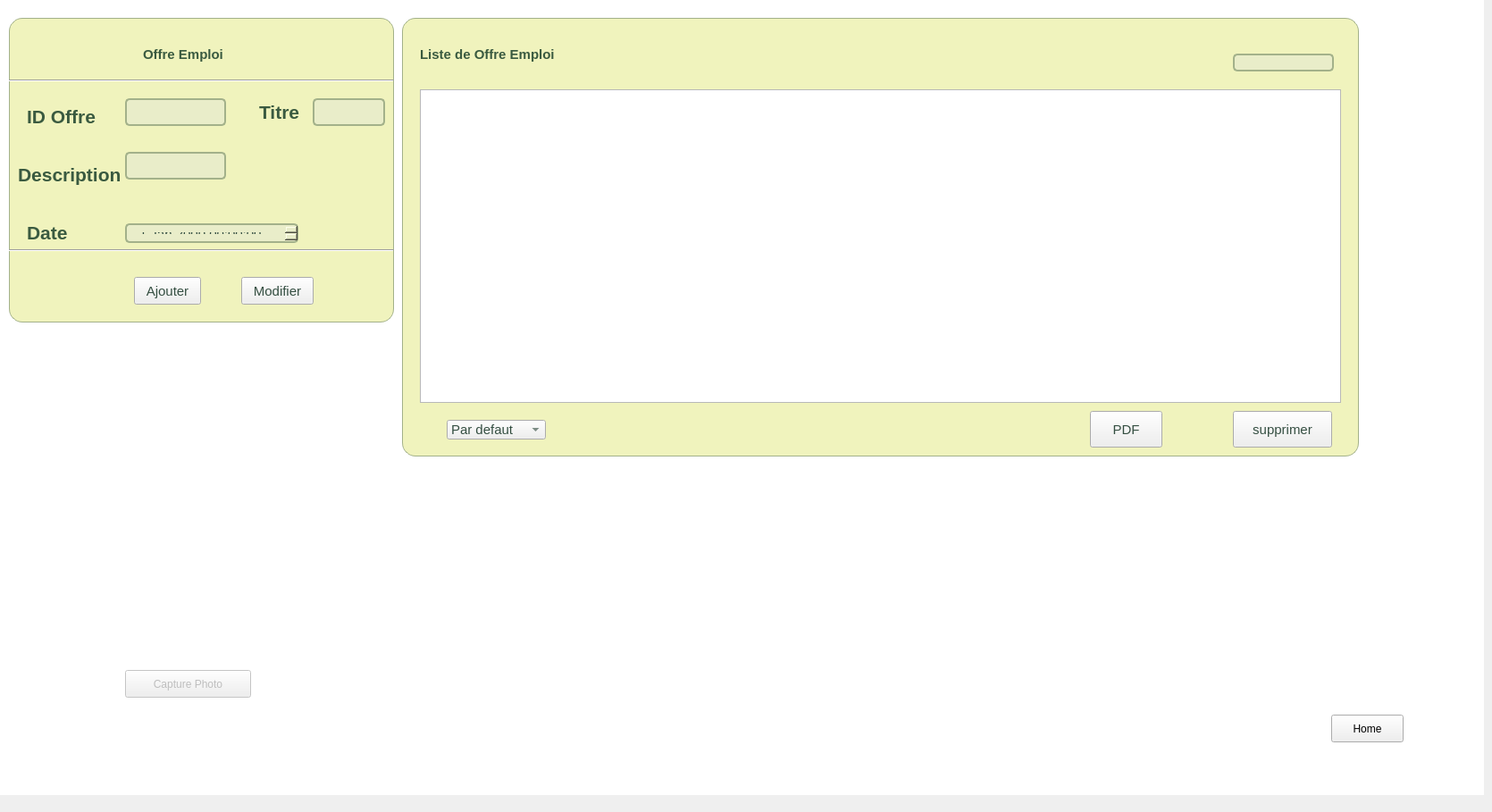
    <widget class="QWidget" name="page_4">
     <widget class="QPushButton" name="pushButton_9">
      <property name="geometry">
       <rect>
        <x>1490</x>
        <y>800</y>
        <width>81</width>
        <height>31</height>
       </rect>
      </property>
      <property name="styleSheet">
       <string notr="true"/>
      </property>
      <property name="text">
       <string>Home</string>
      </property>
     </widget>
     <widget class="QLabel" name="label_17">
      <property name="geometry">
       <rect>
        <x>0</x>
        <y>-10</y>
        <width>1661</width>
        <height>900</height>
       </rect>
      </property>
      <property name="styleSheet">
       <string notr="true">*{
background : white;
}</string>
      </property>
      <property name="text">
       <string/>
      </property>
      <property name="scaledContents">
       <bool>true</bool>
      </property>
     </widget>
     <widget class="QFrame" name="frame_16">
      <property name="geometry">
       <rect>
        <x>10</x>
        <y>20</y>
        <width>431</width>
        <height>341</height>
       </rect>
      </property>
      <property name="styleSheet">
       <string notr="true">* {
    font-family: 'Roboto', sans-serif;
    color: #344E41; /* Dark olive green */
    border-color: #A3B18A; /* Soft green */
    font-size: 15px;
}

#frame_16 {
    font-family: 'Roboto', sans-serif;
    border: 1px solid #A3B18A; /* Soft green border */
    border-radius: 15px;
    margin-top: 1em;
    background: #F0F3BD; /* Light lime background */
    box-shadow: 0 4px 6px rgba(0, 0, 0, 0.1);
    padding: 1.5em;
}

QFrame[frameShape=&quot;4&quot;],
QFrame[frameShape=&quot;5&quot;] {
    border: none;
    border-bottom: 2px solid #344E41; /* Dark olive green */
}

QComboButton {
    font-family: 'Roboto', sans-serif;
    background: #D9E2C3; /* Light green button */
    border: none;
    color: #344E41; /* Dark olive green text */
    padding: 5px 10px;
    border-radius: 5px;
    transition: background 0.3s ease;
}

QComboButton:hover {
    background: #A3B18A; /* Hover to soft green */
}

QLabel {
    background: transparent;
    color: #3A5A40; /* Olive text color */
    font-weight: 500;
}

QLineEdit {
    font-family: 'Roboto', sans-serif;
    background: #E9EDC9; /* Light green input background */
    border: 2px solid #A3B18A; /* Soft green border */
    border-radius: 5px;
    color: #344E41; /* Dark olive green text */
    padding: 8px 12px;
    transition: border-color 0.3s ease;
}

QLineEdit:focus {
    border-color: #3A5A40; /* Olive green focus */
    outline: none;
}

QDateTimeEdit {
    font-family: 'Roboto', sans-serif;
    background: #E9EDC9; /* Light green input background */
    border: 2px solid #A3B18A; /* Soft green border */
    border-radius: 5px;
    color: #344E41; /* Dark olive green text */
    padding: 8px 12px;
    transition: border-color 0.3s ease;
}

QDateTimeEdit:focus {
    border-color: #3A5A40; /* Olive green focus */
    outline: none;
}
</string>
      </property>
      <property name="frameShape">
       <enum>QFrame::StyledPanel</enum>
      </property>
      <property name="frameShadow">
       <enum>QFrame::Raised</enum>
      </property>
      <widget class="QLabel" name="label_65">
       <property name="geometry">
        <rect>
         <x>150</x>
         <y>0</y>
         <width>211</width>
         <height>81</height>
        </rect>
       </property>
       <property name="styleSheet">
        <string notr="true"/>
       </property>
       <property name="text">
        <string>Offre Emploi</string>
       </property>
      </widget>
      <widget class="Line" name="line_21">
       <property name="geometry">
        <rect>
         <x>0</x>
         <y>60</y>
         <width>431</width>
         <height>20</height>
        </rect>
       </property>
       <property name="palette">
        <palette>
         <active>
          <colorrole role="WindowText">
           <brush brushstyle="SolidPattern">
            <color alpha="255">
             <red>52</red>
             <green>78</green>
             <blue>65</blue>
            </color>
           </brush>
          </colorrole>
          <colorrole role="Text">
           <brush brushstyle="SolidPattern">
            <color alpha="255">
             <red>52</red>
             <green>78</green>
             <blue>65</blue>
            </color>
           </brush>
          </colorrole>
          <colorrole role="ButtonText">
           <brush brushstyle="SolidPattern">
            <color alpha="255">
             <red>52</red>
             <green>78</green>
             <blue>65</blue>
            </color>
           </brush>
          </colorrole>
          <colorrole role="PlaceholderText">
           <brush brushstyle="NoBrush">
            <color alpha="128">
             <red>52</red>
             <green>78</green>
             <blue>65</blue>
            </color>
           </brush>
          </colorrole>
         </active>
         <inactive>
          <colorrole role="WindowText">
           <brush brushstyle="SolidPattern">
            <color alpha="255">
             <red>52</red>
             <green>78</green>
             <blue>65</blue>
            </color>
           </brush>
          </colorrole>
          <colorrole role="Text">
           <brush brushstyle="SolidPattern">
            <color alpha="255">
             <red>52</red>
             <green>78</green>
             <blue>65</blue>
            </color>
           </brush>
          </colorrole>
          <colorrole role="ButtonText">
           <brush brushstyle="SolidPattern">
            <color alpha="255">
             <red>52</red>
             <green>78</green>
             <blue>65</blue>
            </color>
           </brush>
          </colorrole>
          <colorrole role="PlaceholderText">
           <brush brushstyle="NoBrush">
            <color alpha="128">
             <red>52</red>
             <green>78</green>
             <blue>65</blue>
            </color>
           </brush>
          </colorrole>
         </inactive>
         <disabled>
          <colorrole role="WindowText">
           <brush brushstyle="SolidPattern">
            <color alpha="255">
             <red>52</red>
             <green>78</green>
             <blue>65</blue>
            </color>
           </brush>
          </colorrole>
          <colorrole role="Text">
           <brush brushstyle="SolidPattern">
            <color alpha="255">
             <red>52</red>
             <green>78</green>
             <blue>65</blue>
            </color>
           </brush>
          </colorrole>
          <colorrole role="ButtonText">
           <brush brushstyle="SolidPattern">
            <color alpha="255">
             <red>52</red>
             <green>78</green>
             <blue>65</blue>
            </color>
           </brush>
          </colorrole>
          <colorrole role="PlaceholderText">
           <brush brushstyle="NoBrush">
            <color alpha="128">
             <red>52</red>
             <green>78</green>
             <blue>65</blue>
            </color>
           </brush>
          </colorrole>
         </disabled>
        </palette>
       </property>
       <property name="orientation">
        <enum>Qt::Horizontal</enum>
       </property>
      </widget>
      <widget class="Line" name="line_22">
       <property name="geometry">
        <rect>
         <x>0</x>
         <y>250</y>
         <width>431</width>
         <height>20</height>
        </rect>
       </property>
       <property name="palette">
        <palette>
         <active>
          <colorrole role="WindowText">
           <brush brushstyle="SolidPattern">
            <color alpha="255">
             <red>52</red>
             <green>78</green>
             <blue>65</blue>
            </color>
           </brush>
          </colorrole>
          <colorrole role="Text">
           <brush brushstyle="SolidPattern">
            <color alpha="255">
             <red>52</red>
             <green>78</green>
             <blue>65</blue>
            </color>
           </brush>
          </colorrole>
          <colorrole role="ButtonText">
           <brush brushstyle="SolidPattern">
            <color alpha="255">
             <red>52</red>
             <green>78</green>
             <blue>65</blue>
            </color>
           </brush>
          </colorrole>
          <colorrole role="PlaceholderText">
           <brush brushstyle="NoBrush">
            <color alpha="128">
             <red>52</red>
             <green>78</green>
             <blue>65</blue>
            </color>
           </brush>
          </colorrole>
         </active>
         <inactive>
          <colorrole role="WindowText">
           <brush brushstyle="SolidPattern">
            <color alpha="255">
             <red>52</red>
             <green>78</green>
             <blue>65</blue>
            </color>
           </brush>
          </colorrole>
          <colorrole role="Text">
           <brush brushstyle="SolidPattern">
            <color alpha="255">
             <red>52</red>
             <green>78</green>
             <blue>65</blue>
            </color>
           </brush>
          </colorrole>
          <colorrole role="ButtonText">
           <brush brushstyle="SolidPattern">
            <color alpha="255">
             <red>52</red>
             <green>78</green>
             <blue>65</blue>
            </color>
           </brush>
          </colorrole>
          <colorrole role="PlaceholderText">
           <brush brushstyle="NoBrush">
            <color alpha="128">
             <red>52</red>
             <green>78</green>
             <blue>65</blue>
            </color>
           </brush>
          </colorrole>
         </inactive>
         <disabled>
          <colorrole role="WindowText">
           <brush brushstyle="SolidPattern">
            <color alpha="255">
             <red>52</red>
             <green>78</green>
             <blue>65</blue>
            </color>
           </brush>
          </colorrole>
          <colorrole role="Text">
           <brush brushstyle="SolidPattern">
            <color alpha="255">
             <red>52</red>
             <green>78</green>
             <blue>65</blue>
            </color>
           </brush>
          </colorrole>
          <colorrole role="ButtonText">
           <brush brushstyle="SolidPattern">
            <color alpha="255">
             <red>52</red>
             <green>78</green>
             <blue>65</blue>
            </color>
           </brush>
          </colorrole>
          <colorrole role="PlaceholderText">
           <brush brushstyle="NoBrush">
            <color alpha="128">
             <red>52</red>
             <green>78</green>
             <blue>65</blue>
            </color>
           </brush>
          </colorrole>
         </disabled>
        </palette>
       </property>
       <property name="styleSheet">
        <string notr="true">QFrame[frameShape=&quot;4&quot;] /* QFrame::HLine == 0x0004 */
{
    color: red;
}</string>
       </property>
       <property name="frameShadow">
        <enum>QFrame::Sunken</enum>
       </property>
       <property name="orientation">
        <enum>Qt::Horizontal</enum>
       </property>
      </widget>
      <widget class="QLabel" name="label_14">
       <property name="geometry">
        <rect>
         <x>280</x>
         <y>80</y>
         <width>61</width>
         <height>51</height>
        </rect>
       </property>
       <property name="text">
        <string>&lt;html&gt;&lt;head/&gt;&lt;body&gt;&lt;p&gt;&lt;span style=&quot; font-size:16pt;&quot;&gt;Titre&lt;/span&gt;&lt;/p&gt;&lt;/body&gt;&lt;/html&gt;</string>
       </property>
      </widget>
      <widget class="QLineEdit" name="le_descrpition">
       <property name="geometry">
        <rect>
         <x>130</x>
         <y>150</y>
         <width>113</width>
         <height>31</height>
        </rect>
       </property>
       <property name="text">
        <string/>
       </property>
      </widget>
      <widget class="QLabel" name="label_16">
       <property name="geometry">
        <rect>
         <x>10</x>
         <y>150</y>
         <width>121</width>
         <height>51</height>
        </rect>
       </property>
       <property name="text">
        <string>&lt;html&gt;&lt;head/&gt;&lt;body&gt;&lt;p&gt;&lt;span style=&quot; font-size:16pt;&quot;&gt;Description&lt;/span&gt;&lt;/p&gt;&lt;/body&gt;&lt;/html&gt;</string>
       </property>
      </widget>
      <widget class="QLineEdit" name="le_id_offre">
       <property name="geometry">
        <rect>
         <x>130</x>
         <y>90</y>
         <width>113</width>
         <height>31</height>
        </rect>
       </property>
       <property name="text">
        <string/>
       </property>
      </widget>
      <widget class="QLabel" name="label_15">
       <property name="geometry">
        <rect>
         <x>20</x>
         <y>220</y>
         <width>71</width>
         <height>41</height>
        </rect>
       </property>
       <property name="text">
        <string>&lt;html&gt;&lt;head/&gt;&lt;body&gt;&lt;p&gt;&lt;span style=&quot; font-size:16pt;&quot;&gt;Date &lt;/span&gt;&lt;/p&gt;&lt;/body&gt;&lt;/html&gt;</string>
       </property>
      </widget>
      <widget class="QDateTimeEdit" name="dateTimeEdit">
       <property name="geometry">
        <rect>
         <x>130</x>
         <y>230</y>
         <width>194</width>
         <height>22</height>
        </rect>
       </property>
      </widget>
      <widget class="QLineEdit" name="le_titre">
       <property name="geometry">
        <rect>
         <x>340</x>
         <y>90</y>
         <width>81</width>
         <height>31</height>
        </rect>
       </property>
       <property name="text">
        <string/>
       </property>
      </widget>
      <widget class="QLabel" name="label_8">
       <property name="geometry">
        <rect>
         <x>20</x>
         <y>90</y>
         <width>81</width>
         <height>41</height>
        </rect>
       </property>
       <property name="text">
        <string>&lt;html&gt;&lt;head/&gt;&lt;body&gt;&lt;p&gt;&lt;span style=&quot; font-size:16pt;&quot;&gt;ID Offre&lt;/span&gt;&lt;/p&gt;&lt;/body&gt;&lt;/html&gt;</string>
       </property>
      </widget>
      <widget class="QPushButton" name="pb_ajouter_2">
       <property name="geometry">
        <rect>
         <x>140</x>
         <y>290</y>
         <width>75</width>
         <height>31</height>
        </rect>
       </property>
       <property name="styleSheet">
        <string notr="true"/>
       </property>
       <property name="text">
        <string>Ajouter</string>
       </property>
      </widget>
      <widget class="QPushButton" name="pushButton_8">
       <property name="geometry">
        <rect>
         <x>260</x>
         <y>290</y>
         <width>81</width>
         <height>31</height>
        </rect>
       </property>
       <property name="styleSheet">
        <string notr="true"/>
       </property>
       <property name="text">
        <string>Modifier</string>
       </property>
      </widget>
      <widget class="QLabel" name="label">
       <property name="geometry">
        <rect>
         <x>100</x>
         <y>130</y>
         <width>181</width>
         <height>20</height>
        </rect>
       </property>
       <property name="text">
        <string/>
       </property>
      </widget>
      <widget class="QLabel" name="label_2">
       <property name="geometry">
        <rect>
         <x>110</x>
         <y>190</y>
         <width>181</width>
         <height>20</height>
        </rect>
       </property>
       <property name="text">
        <string/>
       </property>
      </widget>
      <widget class="QLabel" name="label_3">
       <property name="geometry">
        <rect>
         <x>320</x>
         <y>130</y>
         <width>101</width>
         <height>20</height>
        </rect>
       </property>
       <property name="text">
        <string/>
       </property>
      </widget>
     </widget>
     <widget class="QFrame" name="frame_13">
      <property name="geometry">
       <rect>
        <x>450</x>
        <y>20</y>
        <width>1071</width>
        <height>491</height>
       </rect>
      </property>
      <property name="styleSheet">
       <string notr="true">* {
    font-family: 'Roboto', sans-serif;
    color: #344E41; /* Dark olive green */
    border-color: #A3B18A; /* Soft green */
    font-size: 15px;
}

#frame_13 {
    font-family: 'Roboto', sans-serif;
    border: 1px solid #A3B18A; /* Soft green border */
    border-radius: 15px;
    margin-top: 1em;
    background: #F0F3BD; /* Light lime background */
    box-shadow: 0 4px 6px rgba(0, 0, 0, 0.1);
    padding: 1.5em;
}

QFrame[frameShape=&quot;4&quot;],
QFrame[frameShape=&quot;5&quot;] {
    border: none;
    border-bottom: 2px solid #344E41; /* Dark olive green */
}

QComboButton {
    font-family: 'Roboto', sans-serif;
    background: #D9E2C3; /* Light green button */
    border: none;
    color: #344E41; /* Dark olive green text */
    padding: 5px 10px;
    border-radius: 5px;
    transition: background 0.3s ease;
}

QComboButton:hover {
    background: #A3B18A; /* Hover to soft green */
}

QLabel {
    background: transparent;
    color: #3A5A40; /* Olive text color */
    font-weight: 500;
}

QLineEdit {
    font-family: 'Roboto', sans-serif;
    background: #E9EDC9; /* Light green input background */
    border: 2px solid #A3B18A; /* Soft green border */
    border-radius: 5px;
    color: #344E41; /* Dark olive green text */
    padding: 8px 12px;
    transition: border-color 0.3s ease;
}

QLineEdit:focus {
    border-color: #3A5A40; /* Olive green focus */
    outline: none;
}

QDateTimeEdit {
    font-family: 'Roboto', sans-serif;
    background: #E9EDC9; /* Light green input background */
    border: 2px solid #A3B18A; /* Soft green border */
    border-radius: 5px;
    color: #344E41; /* Dark olive green text */
    padding: 8px 12px;
    transition: border-color 0.3s ease;
}

QDateTimeEdit:focus {
    border-color: #3A5A40; /* Olive green focus */
    outline: none;
}
</string>
      </property>
      <property name="frameShape">
       <enum>QFrame::StyledPanel</enum>
      </property>
      <property name="frameShadow">
       <enum>QFrame::Raised</enum>
      </property>
      <widget class="QLabel" name="label_59">
       <property name="geometry">
        <rect>
         <x>20</x>
         <y>0</y>
         <width>331</width>
         <height>81</height>
        </rect>
       </property>
       <property name="styleSheet">
        <string notr="true"/>
       </property>
       <property name="text">
        <string>Liste de Offre Emploi</string>
       </property>
      </widget>
      <widget class="QTableView" name="tableView_2">
       <property name="geometry">
        <rect>
         <x>20</x>
         <y>80</y>
         <width>1031</width>
         <height>351</height>
        </rect>
       </property>
       <property name="selectionBehavior">
        <enum>QAbstractItemView::SelectRows</enum>
       </property>
      </widget>
      <widget class="QLineEdit" name="lineEdit_2">
       <property name="geometry">
        <rect>
         <x>930</x>
         <y>40</y>
         <width>113</width>
         <height>20</height>
        </rect>
       </property>
      </widget>
      <widget class="QComboBox" name="comboBox_2">
       <property name="geometry">
        <rect>
         <x>50</x>
         <y>450</y>
         <width>111</width>
         <height>22</height>
        </rect>
       </property>
       <property name="styleSheet">
        <string notr="true"/>
       </property>
       <item>
        <property name="text">
         <string>Par defaut</string>
        </property>
       </item>
       <item>
        <property name="text">
         <string>titre</string>
        </property>
       </item>
       <item>
        <property name="text">
         <string>description</string>
        </property>
       </item>
       <item>
        <property name="text">
         <string>date</string>
        </property>
       </item>
      </widget>
      <widget class="QPushButton" name="pushButton_7">
       <property name="geometry">
        <rect>
         <x>930</x>
         <y>440</y>
         <width>111</width>
         <height>41</height>
        </rect>
       </property>
       <property name="styleSheet">
        <string notr="true"/>
       </property>
       <property name="text">
        <string>supprimer</string>
       </property>
      </widget>
      <widget class="QPushButton" name="pushButton_6">
       <property name="geometry">
        <rect>
         <x>770</x>
         <y>440</y>
         <width>81</width>
         <height>41</height>
        </rect>
       </property>
       <property name="styleSheet">
        <string notr="true"/>
       </property>
       <property name="text">
        <string>PDF</string>
       </property>
      </widget>
     </widget>
     <widget class="QLabel" name="chartview">
      <property name="geometry">
       <rect>
        <x>0</x>
        <y>530</y>
        <width>561</width>
        <height>241</height>
       </rect>
      </property>
      <property name="text">
       <string/>
      </property>
     </widget>
     <widget class="QStackedWidget" name="stackedWidget">
      <property name="geometry">
       <rect>
        <x>-10</x>
        <y>480</y>
        <width>451</width>
        <height>251</height>
       </rect>
      </property>
      <property name="sizePolicy">
       <sizepolicy hsizetype="Preferred" vsizetype="Preferred">
        <horstretch>1</horstretch>
        <verstretch>0</verstretch>
       </sizepolicy>
      </property>
      <property name="palette">
       <palette>
        <active>
         <colorrole role="WindowText">
          <brush brushstyle="SolidPattern">
           <color alpha="255">
            <red>25</red>
            <green>144</green>
            <blue>234</blue>
           </color>
          </brush>
         </colorrole>
         <colorrole role="Text">
          <brush brushstyle="SolidPattern">
           <color alpha="255">
            <red>25</red>
            <green>144</green>
            <blue>234</blue>
           </color>
          </brush>
         </colorrole>
         <colorrole role="ButtonText">
          <brush brushstyle="SolidPattern">
           <color alpha="255">
            <red>25</red>
            <green>144</green>
            <blue>234</blue>
           </color>
          </brush>
         </colorrole>
         <colorrole role="Base">
          <brush brushstyle="SolidPattern">
           <color alpha="255">
            <red>255</red>
            <green>255</green>
            <blue>255</blue>
           </color>
          </brush>
         </colorrole>
         <colorrole role="Window">
          <brush brushstyle="SolidPattern">
           <color alpha="255">
            <red>145</red>
            <green>145</green>
            <blue>145</blue>
           </color>
          </brush>
         </colorrole>
         <colorrole role="PlaceholderText">
          <brush brushstyle="NoBrush">
           <color alpha="128">
            <red>25</red>
            <green>144</green>
            <blue>234</blue>
           </color>
          </brush>
         </colorrole>
        </active>
        <inactive>
         <colorrole role="WindowText">
          <brush brushstyle="SolidPattern">
           <color alpha="255">
            <red>25</red>
            <green>144</green>
            <blue>234</blue>
           </color>
          </brush>
         </colorrole>
         <colorrole role="Text">
          <brush brushstyle="SolidPattern">
           <color alpha="255">
            <red>25</red>
            <green>144</green>
            <blue>234</blue>
           </color>
          </brush>
         </colorrole>
         <colorrole role="ButtonText">
          <brush brushstyle="SolidPattern">
           <color alpha="255">
            <red>25</red>
            <green>144</green>
            <blue>234</blue>
           </color>
          </brush>
         </colorrole>
         <colorrole role="Base">
          <brush brushstyle="SolidPattern">
           <color alpha="255">
            <red>255</red>
            <green>255</green>
            <blue>255</blue>
           </color>
          </brush>
         </colorrole>
         <colorrole role="Window">
          <brush brushstyle="SolidPattern">
           <color alpha="255">
            <red>145</red>
            <green>145</green>
            <blue>145</blue>
           </color>
          </brush>
         </colorrole>
         <colorrole role="PlaceholderText">
          <brush brushstyle="NoBrush">
           <color alpha="128">
            <red>25</red>
            <green>144</green>
            <blue>234</blue>
           </color>
          </brush>
         </colorrole>
        </inactive>
        <disabled>
         <colorrole role="WindowText">
          <brush brushstyle="SolidPattern">
           <color alpha="255">
            <red>25</red>
            <green>144</green>
            <blue>234</blue>
           </color>
          </brush>
         </colorrole>
         <colorrole role="Text">
          <brush brushstyle="SolidPattern">
           <color alpha="255">
            <red>25</red>
            <green>144</green>
            <blue>234</blue>
           </color>
          </brush>
         </colorrole>
         <colorrole role="ButtonText">
          <brush brushstyle="SolidPattern">
           <color alpha="255">
            <red>25</red>
            <green>144</green>
            <blue>234</blue>
           </color>
          </brush>
         </colorrole>
         <colorrole role="Base">
          <brush brushstyle="SolidPattern">
           <color alpha="255">
            <red>145</red>
            <green>145</green>
            <blue>145</blue>
           </color>
          </brush>
         </colorrole>
         <colorrole role="Window">
          <brush brushstyle="SolidPattern">
           <color alpha="255">
            <red>145</red>
            <green>145</green>
            <blue>145</blue>
           </color>
          </brush>
         </colorrole>
         <colorrole role="PlaceholderText">
          <brush brushstyle="NoBrush">
           <color alpha="128">
            <red>25</red>
            <green>144</green>
            <blue>234</blue>
           </color>
          </brush>
         </colorrole>
        </disabled>
       </palette>
      </property>
      <property name="currentIndex">
       <number>0</number>
      </property>
      <widget class="QWidget" name="viewfinderPage_4">
       <layout class="QGridLayout" name="gridLayout_10">
        <item row="0" column="0">
         <widget class="QCameraViewfinder" name="viewfinder_4" native="true"/>
        </item>
       </layout>
      </widget>
      <widget class="QWidget" name="previewPage_4">
       <layout class="QGridLayout" name="gridLayout_11">
        <item row="0" column="0">
         <widget class="QLabel" name="lastImagePreviewLabel_4">
          <property name="sizePolicy">
           <sizepolicy hsizetype="Preferred" vsizetype="MinimumExpanding">
            <horstretch>0</horstretch>
            <verstretch>0</verstretch>
           </sizepolicy>
          </property>
          <property name="frameShape">
           <enum>QFrame::Box</enum>
          </property>
          <property name="text">
           <string/>
          </property>
         </widget>
        </item>
       </layout>
      </widget>
     </widget>
     <widget class="QPushButton" name="takeImageButton">
      <property name="enabled">
       <bool>false</bool>
      </property>
      <property name="geometry">
       <rect>
        <x>140</x>
        <y>750</y>
        <width>141</width>
        <height>31</height>
       </rect>
      </property>
      <property name="styleSheet">
       <string notr="true"/>
      </property>
      <property name="text">
       <string>Capture Photo</string>
      </property>
     </widget>
     <zorder>label_17</zorder>
     <zorder>pushButton_9</zorder>
     <zorder>frame_16</zorder>
     <zorder>frame_13</zorder>
     <zorder>chartview</zorder>
     <zorder>stackedWidget</zorder>
     <zorder>takeImageButton</zorder>
    </widget>
